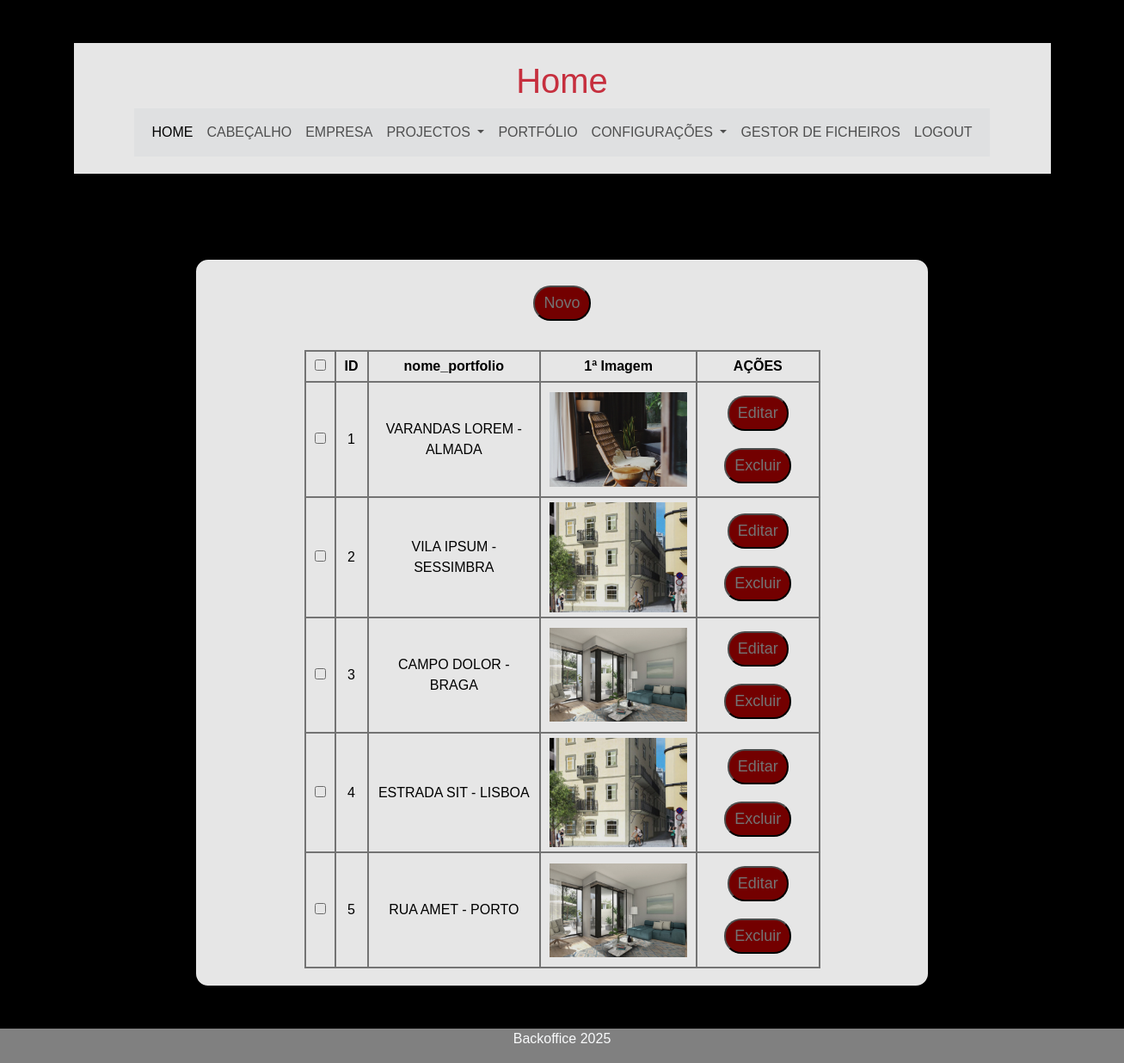
The page /backoffice/portfolio.php (signed in) on the database its author committed.
### tables this page shows
CREATE TABLE `portfolio` (
  `id` int(11) NOT NULL,
  `imagens` blob NOT NULL,
  `nome` varchar(500) NOT NULL
);

### backoffice/portfolio.php (called while the page is built)
<?php
require_once "components/header.php";
require_once "views/portfolio_view.php";
require_once "components/footer.php";
?>

### backoffice/helpers/_base_dados_helper.php (called while the page is built, shortened)
<?php
$base_dados = [
  "host" => "localhost",
  "dbname" => "casas_e_prop_bd",
  "user" => "root",
  "pass" => "",
];
$pdo = new PDO("mysql:host=$base_dados[host];dbname=$base_dados[dbname];charset=utf8mb4","$base_dados[user]","$base_dados[pass]");
function selectSql($sql){
  global $pdo;
  $consulta = $pdo->query($sql);
  $resultado = $consulta->fetchAll(PDO::FETCH_ASSOC);
  return $resultado;
}
?>

### helpers/portfolio_helper.php (called while the page is built, shortened)
<?php
function getPortfolio(){
  $resultado = selectSql("SELECT * FROM portfolio");
  return $resultado;
}
?>

### backoffice/views/portfolio_view.php (the view, shortened to what this page needs)
<?php
  $port = getPortfolio();
?>
  <main class="container">
    <div class="row py-5">
      <div class=
        "
        col-12
        text-center
        w-75
        m-auto
        rounded-4
        box
        "
      >
      <button onclick="abrirPopup('por_new.php')">Novo</button>
      <table class="text-center m-auto mt-4">
        <tr>
          <th><input type="checkbox"></th>
          <th>ID</th>
          <th>nome_portfolio</th>
          <th>1ª Imagem</th>
          <th>AÇÕES</th>
        </tr>
        <?php foreach($port as $p): ?>
          <tr>
            <?php
              $img = json_decode($p["imagens"]);
            ?>
            <td><input type="checkbox"></td>
            <td><?= $p["id"] ?></td>
            <td><?= $p["nome"] ?></td>
            <td><img src="<?= $img[0] ?>" alt="<?= $img[0] ?>" width="160"> </td>
            <td>
              <button onclick="abrirPopupId(<?= $p['id'] ?>, 'por_edit.php?editar_por')">Editar</button>
              <button onclick="confirmacao('portfolio.php?excluir_por=',<?= $p['id'] ?>)">Excluir</button>
          </td>
          </tr>
        <?php endforeach ?>
      </table>
      </div>
    </div>
  </main>

### backoffice/public/css/style.css (style rules this page uses)
body { margin: 0px auto; min-width: 1297px; background-color: black; background-position: center; font-family: 'Franklin Gothic Medium', 'Arial Narrow', Arial, sans-serif; color: black; }
.box { background-color: white; border: 2px solid black; height: fit-content; padding: 20px 0px; opacity: .9; }
table, tr, td, th { border: 2px solid gray; border-collapse: collapse; padding: 5px 10px; }
table { width: 600px; }
td { width: fit-content; }
input { text-align: center; }
input[type="submit"], button { background-color: maroon; border-radius: 20px; padding: 5px 10px; color: gray; font-size: 18px; margin: 10px 0px; transition-duration: 0.6s; }

### rows shown on the page
portfolio: id "1", nome "VARANDAS LOREM - ALMADA", shows a picture
portfolio: id "2", nome "VILA IPSUM - SESSIMBRA"
portfolio: id "3", nome "CAMPO DOLOR - BRAGA"
portfolio: id "4", nome "ESTRADA SIT - LISBOA"
portfolio: id "5", nome "RUA AMET - PORTO"
